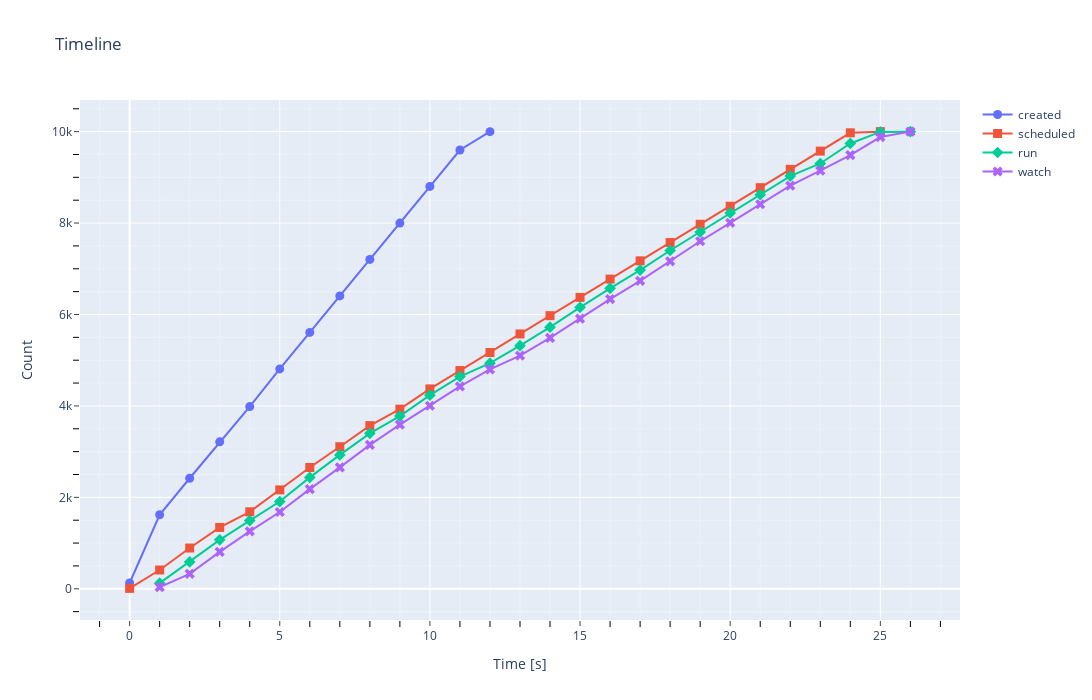

The cell this chart's notebook holds for it:
### Markdown cell above
# Timeline

Timeline represents state of pods and their number in each second of the test.

**Hover over for reading values. Deselect using the legend.**

**Additional parameters:**
- state: str - Define which state of Pods to analyse
- minor_gridx: bool - Creates minor grid lines on X Axis
- minor_gridy: bool - Creates minor grid lines on Y Axis

### Code cell
timeline_plotting("../timeline-2000nodes.csv", 
                  state="Stateless", 
                  minor_gridx=True, 
                  minor_gridy=True)

### Figure 1 — Plotly figure (JSON) as saved in the notebook; plotly's stock layout.template omitted (floating-point values rounded to 4 significant figures)
{"data": [{"marker": {"size": 9, "symbol": "circle"}, "mode": "lines+markers", "name": "created", "type": "scatter", "x": [0, 1, 2, 3, 4, 5, 6, 7, 8, 9, 10, 11, 12], "y": [127, 1619, 2418, 3214, 3985, 4809, 5608, 6407, 7205, 7999, 8802, 9598, 10000]}, {"marker": {"size": 9, "symbol": "square"}, "mode": "lines+markers", "name": "scheduled", "type": "scatter", "x": [0, 1, 2, 3, 4, 5, 6, 7, 8, 9, 10, 11, 12, 13, 14, 15, 16, 17, 18, 19, 20, 21, 22, 23, 24, 25], "y": [9, 411, 892, 1342, 1684, 2163, 2653, 3108, 3569, 3929, 4372, 4774, 5168, 5574, 5974, 6374, 6774, 7173, 7574, 7974, 8368, 8774, 9174, 9574, 9974, 10000]}, {"marker": {"size": 9, "symbol": "diamond"}, "mode": "lines+markers", "name": "run", "type": "scatter", "x": [1, 2, 3, 4, 5, 6, 7, 8, 9, 10, 11, 12, 13, 14, 15, 16, 17, 18, 19, 20, 21, 22, 23, 24, 25, 26], "y": [123, 587, 1070, 1491, 1908, 2437, 2929, 3400, 3778, 4235, 4642, 4936, 5317, 5722, 6157, 6572, 6971, 7400, 7803, 8222, 8621, 9027, 9303, 9741, 9994, 10000]}, {"marker": {"size": 9, "symbol": "x"}, "mode": "lines+markers", "name": "watch", "type": "scatter", "x": [1, 2, 3, 4, 5, 6, 7, 8, 9, 10, 11, 12, 13, 14, 15, 16, 17, 18, 19, 20, 21, 22, 23, 24, 25, 26], "y": [37, 328, 808, 1257, 1680, 2181, 2656, 3149, 3591, 4004, 4426, 4799, 5102, 5489, 5909, 6338, 6737, 7163, 7602, 8006, 8411, 8817, 9146, 9486, 9881, 10000]}], "layout": {"autosize": false, "height": 700, "title": {"text": "Timeline"}, "width": 1400, "xaxis": {"autorange": true, "minor": {"showgrid": true, "tickcolor": "black", "ticklen": 6, "ticks": "outside"}, "range": [-1.6, 27.6], "showgrid": true, "ticks": "outside", "title": {"text": "Time [s]"}, "type": "linear"}, "yaxis": {"autorange": true, "minor": {"showgrid": true, "tickcolor": "black", "ticklen": 6, "ticks": "outside"}, "range": [-682.8, 10690.0], "ticks": "outside", "title": {"text": "Count"}, "type": "linear"}}}
